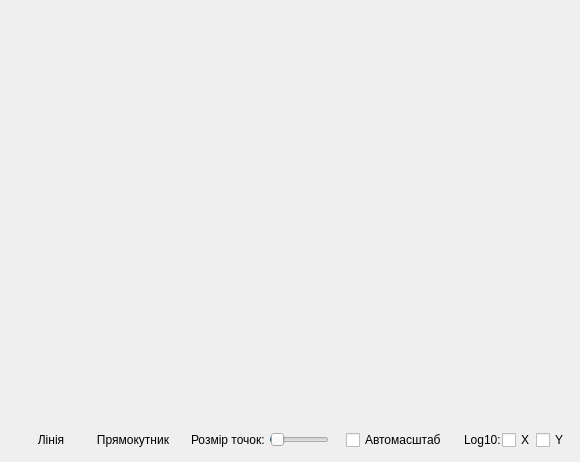
<?xml version="1.0" encoding="UTF-8"?>
<ui version="4.0">
 <class>Form</class>
 <widget class="QWidget" name="Form">
  <property name="geometry">
   <rect>
    <x>0</x>
    <y>0</y>
    <width>580</width>
    <height>462</height>
   </rect>
  </property>
  <property name="windowTitle">
   <string>Form</string>
  </property>
  <layout class="QVBoxLayout" name="verticalLayout">
   <item>
    <widget class="MplWidget" name="mpl" native="true">
     <property name="sizePolicy">
      <sizepolicy hsizetype="MinimumExpanding" vsizetype="MinimumExpanding">
       <horstretch>0</horstretch>
       <verstretch>0</verstretch>
      </sizepolicy>
     </property>
     <property name="maximumSize">
      <size>
       <width>821</width>
       <height>630</height>
      </size>
     </property>
    </widget>
   </item>
   <item>
    <layout class="QHBoxLayout" name="horizontalLayout_22">
     <property name="spacing">
      <number>1</number>
     </property>
     <property name="sizeConstraint">
      <enum>QLayout::SetMinimumSize</enum>
     </property>
     <item>
      <widget class="QPushButton" name="mplactionCut_by_line">
       <property name="text">
        <string>Лінія</string>
       </property>
       <property name="checkable">
        <bool>true</bool>
       </property>
       <property name="flat">
        <bool>true</bool>
       </property>
      </widget>
     </item>
     <item>
      <widget class="QPushButton" name="mplactionCut_by_rect">
       <property name="text">
        <string>Прямокутник</string>
       </property>
       <property name="checkable">
        <bool>true</bool>
       </property>
       <property name="flat">
        <bool>true</bool>
       </property>
      </widget>
     </item>
     <item>
      <spacer name="horizontalSpacer_4">
       <property name="orientation">
        <enum>Qt::Horizontal</enum>
       </property>
       <property name="sizeHint" stdset="0">
        <size>
         <width>40</width>
         <height>20</height>
        </size>
       </property>
      </spacer>
     </item>
     <item>
      <widget class="QLabel" name="label_2">
       <property name="text">
        <string>Розмір точок: </string>
       </property>
      </widget>
     </item>
     <item>
      <widget class="QSlider" name="mplhorizontalSlider">
       <property name="value">
        <number>3</number>
       </property>
       <property name="orientation">
        <enum>Qt::Horizontal</enum>
       </property>
      </widget>
     </item>
     <item>
      <spacer name="horizontalSpacer_5">
       <property name="orientation">
        <enum>Qt::Horizontal</enum>
       </property>
       <property name="sizeHint" stdset="0">
        <size>
         <width>40</width>
         <height>20</height>
        </size>
       </property>
      </spacer>
     </item>
     <item>
      <widget class="QCheckBox" name="autoScale">
       <property name="text">
        <string>Автомасштаб</string>
       </property>
      </widget>
     </item>
     <item>
      <spacer name="horizontalSpacer">
       <property name="orientation">
        <enum>Qt::Horizontal</enum>
       </property>
       <property name="sizeHint" stdset="0">
        <size>
         <width>40</width>
         <height>20</height>
        </size>
       </property>
      </spacer>
     </item>
     <item>
      <widget class="QLabel" name="label">
       <property name="text">
        <string>Log10:</string>
       </property>
      </widget>
     </item>
     <item>
      <widget class="QCheckBox" name="xLogScale">
       <property name="text">
        <string>X</string>
       </property>
      </widget>
     </item>
     <item>
      <widget class="QCheckBox" name="yLogScale">
       <property name="text">
        <string>Y</string>
       </property>
      </widget>
     </item>
    </layout>
   </item>
  </layout>
 </widget>
 <customwidgets>
  <customwidget>
   <class>MplWidget</class>
   <extends>QWidget</extends>
   <header location="global">mplwidget</header>
   <container>1</container>
  </customwidget>
 </customwidgets>
 <resources/>
 <connections/>
</ui>
